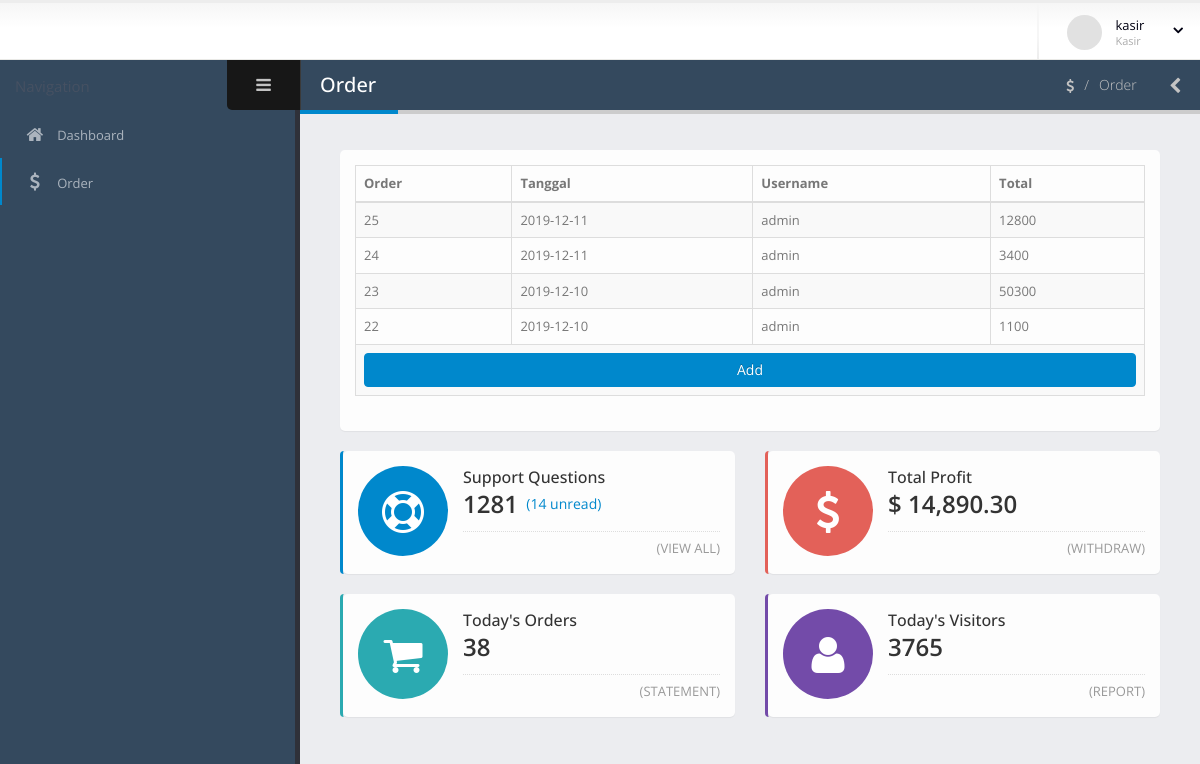
The app's page /kasir/order/ordertabel.php (signed in) with its own data.
### tables this page shows
CREATE TABLE `orders` (
  `idorder` int(11) NOT NULL,
  `tanggal` date NOT NULL,
  `username` varchar(12) NOT NULL,
  `grandtotal` int(11) NOT NULL
);

### kasir/order/ordertabel.php (the view, shortened to what this page needs)
<!doctype html>
<?php
include "../../db/connection.php";
		$sqlOrders = "select * from orders order by idorder desc";
        $res = $conn->query($sqlOrders);
    ?>
<html class="fixed">
	<head>
		<link rel="stylesheet" href="../../assets/vendor/bootstrap/css/bootstrap.css" />
		<link rel="stylesheet" href="../../assets/vendor/font-awesome/css/font-awesome.css" />
		<link rel="stylesheet" href="../../assets/vendor/magnific-popup/magnific-popup.css" />
		<link rel="stylesheet" href="../../assets/vendor/bootstrap-datepicker/css/datepicker3.css" />
		<link rel="stylesheet" href="../../assets/vendor/jquery-ui/css/ui-lightness/jquery-ui-1.10.4.custom.css" />
		<link rel="stylesheet" href="../../assets/vendor/bootstrap-multiselect/bootstrap-multiselect.css" />
		<link rel="stylesheet" href="../../assets/vendor/morris/morris.css" />
		<link rel="stylesheet" href="../../assets/stylesheets/theme.css" />
		<link rel="stylesheet" href="../../assets/stylesheets/skins/default.css" />
		<link rel="stylesheet" href="../../assets/stylesheets/theme-custom.css">
	</head>
	<body>
		<section class="body">
			<header class="header">
				<div class="header-right">
					<span class="separator"></span>
					<div id="userbox" class="userbox">
						<a href="#" data-toggle="dropdown">
							<figure class="profile-picture">
								<img src="../../assets/images/!logged-user.jpg" alt="Joseph Doe" class="img-circle" data-lock-picture="../../assets/images/!logged-user.jpg" />
							</figure>
							<div class="profile-info" data-lock-name="John Doe" data-lock-email="johndoe@JSOFT.com">
								<span class="name"><?php echo $_SESSION['username'] ?> </span>
								<span class="role"><?php echo $_SESSION['Level'] ?> </span>
							</div>
							<i class="fa custom-caret"></i>
						</a>
					</div>
				</div>
			</header>
			<div class="inner-wrapper">
				<aside id="sidebar-left" class="sidebar-left">
					<div class="sidebar-header">
						<div class="sidebar-title">
						</div>
						<div class="sidebar-toggle hidden-xs" data-toggle-class="sidebar-left-collapsed" data-target="html" data-fire-event="sidebar-left-toggle">
							<i class="fa fa-bars" aria-label="Toggle sidebar"></i>
						</div>
					</div>
					<div class="nano">
						<div class="nano-content">
							<nav id="menu" class="nav-main" role="navigation">
								<ul class="nav nav-main">
									<li class="nav">
										<a href="../index.php">
											<i class="fa fa-home" aria-hidden="true"></i>
											<span>Dashboard</span>
										</a>
									</li>
									<li class="nav-active">
										<a href="ordertabel.php">
											<i class="fa fa-usd" aria-hidden="true"></i>
											<span>Order</span>
										</a>
									</li>
								</ul>
							</nav>
						</div>
					</div>
				</aside>
				<section role="main" class="content-body">
					<header class="page-header">
						<h2>Order</h2>
						<div class="right-wrapper pull-right">
							<ol class="breadcrumbs">
								<li>
									<a href="ordertabel.php">
										<i class="fa fa-usd"></i>
									</a>
								</li>
								<li><span>Order</span></li>
							</ol>
							<a class="sidebar-right-toggle" data-open="sidebar-right"><i class="fa fa-chevron-left"></i></a>
						</div>
					</header>
					<div class="row">
						<div class="col-md-6 col-lg-12 col-xl-6">
							<section class="panel">
								<div class="panel-body">
									<div class="row">
										<div class="col-lg-12">
                                            <div class="table-responsive">
                                            <table class="table table-bordered table-striped col-lg-12" id="datatable-ajax" data-url="../../assets/ajax/ajax-datatables-sample.json" >
                                                <thead>
                                                    <tr>
                                                        <th>Order</th>
                                                        <th>Tanggal</th>
                                                        <th>Username</th>
														<th>Total</th>
                                                    </tr>
                                                </thead>
												<tbody>
                                                    <?php
                                                    while($row = $res->fetch_assoc()) {
                                                        echo "<tr>
                                                                <td>". $row["idorder"]."</td>
                                                                <td> ". $row["tanggal"]."</td>
                                                                <td> ". $row["username"]."</td>
																<td> ". $row["grandtotal"]."</td>
                                                        </tr>";
                                                    }
													?>
													<tr>
														<td colspan=8>
															<a href='orderinsert.php' class='btn btn-primary btn-block'>Add
														</td>
													</tr>
												</tbody>
                                            </table>
                                            </div>
									</div>
								</div>
							</section>
						</div>
						<div class="col-md-6 col-lg-12 col-xl-6">
							<div class="row">
								<div class="col-md-12 col-lg-6 col-xl-6">
									<section class="panel panel-featured-left panel-featured-primary">
										<div class="panel-body">
											<div class="widget-summary">
												<div class="widget-summary-col widget-summary-col-icon">
													<div class="summary-icon bg-primary">
														<i class="fa fa-life-ring"></i>
													</div>
												</div>
												<div class="widget-summary-col">
													<div class="summary">
														<h4 class="title">Support Questions</h4>
														<div class="info">
															<strong class="amount">1281</strong>
															<span class="text-primary">(14 unread)</span>
														</div>
													</div>
													<div class="summary-footer">
														<a class="text-muted text-uppercase">(view all)</a>
													</div>
												</div>
											</div>
										</div>
									</section>
								</div>
								<div class="col-md-12 col-lg-6 col-xl-6">
									<section class="panel panel-featured-left panel-featured-secondary">
										<div class="panel-body">
											<div class="widget-summary">
												<div class="widget-summary-col widget-summary-col-icon">
													<div class="summary-icon bg-secondary">
														<i class="fa fa-usd"></i>
													</div>
												</div>
												<div class="widget-summary-col">
													<div class="summary">
														<h4 class="title">Total Profit</h4>
														<div class="info">
															<strong class="amount">$ 14,890.30</strong>
														</div>
													</div>
													<div class="summary-footer">
														<a class="text-muted text-uppercase">(withdraw)</a>
													</div>
												</div>
											</div>
										</div>
									</section>
								</div>
								<div class="col-md-12 col-lg-6 col-xl-6">
									<section class="panel panel-featured-left panel-featured-tertiary">
										<div class="panel-body">
											<div class="widget-summary">
												<div class="widget-summary-col widget-summary-col-icon">
													<div class="summary-icon bg-tertiary">
														<i class="fa fa-shopping-cart"></i>
													</div>
												</div>
												<div class="widget-summary-col">
													<div class="summary">
														<h4 class="title">Today's Orders</h4>
														<div class="info">
															<strong class="amount">38</strong>
														</div>
													</div>
													<div class="summary-footer">
														<a class="text-muted text-uppercase">(statement)</a>
													</div>
												</div>
											</div>
										</div>
									</section>
								</div>
								<div class="col-md-12 col-lg-6 col-xl-6">
									<section class="panel panel-featured-left panel-featured-quartenary">
										<div class="panel-body">
											<div class="widget-summary">
												<div class="widget-summary-col widget-summary-col-icon">
													<div class="summary-icon bg-quartenary">
														<i class="fa fa-user"></i>
													</div>
												</div>
												<div class="widget-summary-col">
													<div class="summary">
														<h4 class="title">Today's Visitors</h4>
														<div class="info">
															<strong class="amount">3765</strong>
														</div>
													</div>
													<div class="summary-footer">
														<a class="text-muted text-uppercase">(report)</a>
													</div>
												</div>
											</div>
										</div>
									</section>
								</div>
							</div>
						</div>
					</div>
				</section>
			</div>
		</section>
	</body>
</html>

### assets/stylesheets/skins/default.css (style rules this page uses)
a, .btn-link { color: #0088cc; }
body .btn-primary { color: #ffffff; text-shadow: 0 -1px 0 rgba(0, 0, 0, 0.25); background-color: #0088cc; border-color: #0088cc; }
.text-primary { color: #0088cc !important; }
.bg-primary { background: #0088cc; }
.page-header h2 { border-bottom-color: #0088cc; }
ul.nav-main > li.nav-active > a { box-shadow: 2px 0 0 #0088cc inset; }
.panel-featured-primary { border-color: #0088cc; }

### records on screen
orders: idorder "25", tanggal "2019-12-11", username "admin", grandtotal "12800"
orders: idorder "24", tanggal "2019-12-11", username "admin", grandtotal "3400"
orders: idorder "23", tanggal "2019-12-10", username "admin", grandtotal "50300"
orders: idorder "22", tanggal "2019-12-10", username "admin", grandtotal "1100"

### other values on screen
$_SESSION['username'] "kasir"
$_SESSION['Level'] "Kasir"
